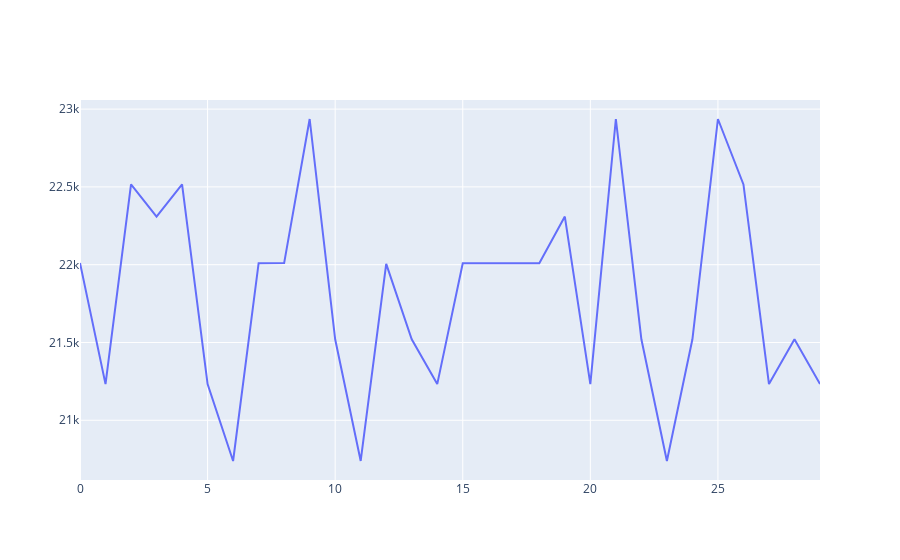

The cell this chart's notebook holds for it:
### Code cell
objs = optimizer.training_schedule(1)[1]
go.Figure(
    go.Scatter(
        y=objs.squeeze(),
        mode='lines'
    )
)

### Figure 1 — Plotly figure (JSON) as saved in the notebook; plotly's stock layout.template omitted (floating-point values rounded to 4 significant figures)
{"data": [{"mode": "lines", "type": "scatter", "y": [22010.0, 21230.0, 22520.0, 22310.0, 22520.0, 21230.0, 20740.0, 22010.0, 22010.0, 22940.0, 21520.0, 20740.0, 22010.0, 21520.0, 21230.0, 22010.0, 22010.0, 22010.0, 22010.0, 22310.0, 21230.0, 22940.0, 21520.0, 20740.0, 21520.0, 22940.0, 22520.0, 21230.0, 21520.0, 21230.0]}], "layout": {"autosize": true, "xaxis": {"autorange": true, "range": [0, 29]}, "yaxis": {"autorange": true, "range": [20620.0, 23060.0], "type": "linear"}}}
